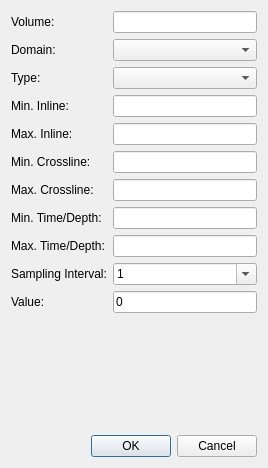
<?xml version="1.0" encoding="UTF-8"?>
<ui version="4.0">
 <class>CreateVolumeDialog</class>
 <widget class="QDialog" name="CreateVolumeDialog">
  <property name="geometry">
   <rect>
    <x>0</x>
    <y>0</y>
    <width>268</width>
    <height>468</height>
   </rect>
  </property>
  <property name="windowTitle">
   <string>Dialog</string>
  </property>
  <layout class="QVBoxLayout" name="verticalLayout">
   <item>
    <layout class="QGridLayout" name="gridLayout">
     <item row="5" column="0">
      <widget class="QLabel" name="label_6">
       <property name="text">
        <string>Min. Crossline:</string>
       </property>
      </widget>
     </item>
     <item row="0" column="0">
      <widget class="QLabel" name="label_3">
       <property name="text">
        <string>Volume:</string>
       </property>
      </widget>
     </item>
     <item row="4" column="1">
      <widget class="QLineEdit" name="leMaxIline"/>
     </item>
     <item row="3" column="1">
      <widget class="QLineEdit" name="leMinIline"/>
     </item>
     <item row="5" column="1">
      <widget class="QLineEdit" name="leMinXline"/>
     </item>
     <item row="6" column="1">
      <widget class="QLineEdit" name="leMaxXline"/>
     </item>
     <item row="6" column="0">
      <widget class="QLabel" name="label_7">
       <property name="text">
        <string>Max. Crossline:</string>
       </property>
      </widget>
     </item>
     <item row="8" column="1">
      <widget class="QLineEdit" name="leMaxZ"/>
     </item>
     <item row="4" column="0">
      <widget class="QLabel" name="label_5">
       <property name="text">
        <string>Max. Inline:</string>
       </property>
      </widget>
     </item>
     <item row="3" column="0">
      <widget class="QLabel" name="label_4">
       <property name="text">
        <string>Min. Inline:</string>
       </property>
      </widget>
     </item>
     <item row="0" column="1">
      <widget class="QLineEdit" name="leVolume"/>
     </item>
     <item row="9" column="1">
      <widget class="QComboBox" name="cbDZ">
       <property name="editable">
        <bool>true</bool>
       </property>
       <item>
        <property name="text">
         <string>1</string>
        </property>
       </item>
       <item>
        <property name="text">
         <string>2</string>
        </property>
       </item>
       <item>
        <property name="text">
         <string>4</string>
        </property>
       </item>
       <item>
        <property name="text">
         <string>8</string>
        </property>
       </item>
       <item>
        <property name="text">
         <string>16</string>
        </property>
       </item>
       <item>
        <property name="text">
         <string>32</string>
        </property>
       </item>
      </widget>
     </item>
     <item row="7" column="1">
      <widget class="QLineEdit" name="leMinZ"/>
     </item>
     <item row="1" column="0">
      <widget class="QLabel" name="label">
       <property name="text">
        <string>Domain:</string>
       </property>
      </widget>
     </item>
     <item row="8" column="0">
      <widget class="QLabel" name="label_9">
       <property name="text">
        <string>Max. Time/Depth:</string>
       </property>
      </widget>
     </item>
     <item row="2" column="0">
      <widget class="QLabel" name="label_2">
       <property name="text">
        <string>Type:</string>
       </property>
      </widget>
     </item>
     <item row="1" column="1">
      <widget class="QComboBox" name="cbDomain"/>
     </item>
     <item row="2" column="1">
      <widget class="QComboBox" name="cbType"/>
     </item>
     <item row="7" column="0">
      <widget class="QLabel" name="label_8">
       <property name="text">
        <string>Min. Time/Depth:</string>
       </property>
      </widget>
     </item>
     <item row="9" column="0">
      <widget class="QLabel" name="label_10">
       <property name="text">
        <string>Sampling Interval:</string>
       </property>
      </widget>
     </item>
     <item row="10" column="0">
      <widget class="QLabel" name="label_11">
       <property name="text">
        <string>Value:</string>
       </property>
      </widget>
     </item>
     <item row="10" column="1">
      <widget class="QLineEdit" name="leValue">
       <property name="text">
        <string>0</string>
       </property>
      </widget>
     </item>
    </layout>
   </item>
   <item>
    <spacer name="verticalSpacer">
     <property name="orientation">
      <enum>Qt::Vertical</enum>
     </property>
     <property name="sizeHint" stdset="0">
      <size>
       <width>20</width>
       <height>40</height>
      </size>
     </property>
    </spacer>
   </item>
   <item>
    <widget class="QDialogButtonBox" name="buttonBox">
     <property name="orientation">
      <enum>Qt::Horizontal</enum>
     </property>
     <property name="standardButtons">
      <set>QDialogButtonBox::Cancel|QDialogButtonBox::Ok</set>
     </property>
    </widget>
   </item>
  </layout>
 </widget>
 <resources/>
 <connections>
  <connection>
   <sender>buttonBox</sender>
   <signal>accepted()</signal>
   <receiver>CreateVolumeDialog</receiver>
   <slot>accept()</slot>
   <hints>
    <hint type="sourcelabel">
     <x>248</x>
     <y>254</y>
    </hint>
    <hint type="destinationlabel">
     <x>157</x>
     <y>274</y>
    </hint>
   </hints>
  </connection>
  <connection>
   <sender>buttonBox</sender>
   <signal>rejected()</signal>
   <receiver>CreateVolumeDialog</receiver>
   <slot>reject()</slot>
   <hints>
    <hint type="sourcelabel">
     <x>316</x>
     <y>260</y>
    </hint>
    <hint type="destinationlabel">
     <x>286</x>
     <y>274</y>
    </hint>
   </hints>
  </connection>
 </connections>
</ui>
